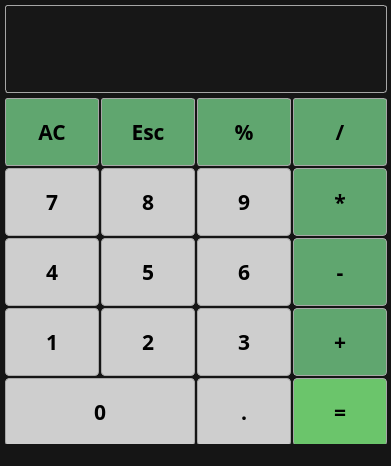
<?xml version="1.0" encoding="UTF-8"?>
<ui version="4.0">
 <class>window_calculator</class>
 <widget class="QMainWindow" name="window_calculator">
  <property name="geometry">
   <rect>
    <x>0</x>
    <y>0</y>
    <width>391</width>
    <height>466</height>
   </rect>
  </property>
  <property name="windowTitle">
   <string>Calculadora Python</string>
  </property>
  <property name="styleSheet">
   <string notr="true">background-color: rgb(21, 21, 21);</string>
  </property>
  <property name="tabShape">
   <enum>QTabWidget::Rounded</enum>
  </property>
  <widget class="QWidget" name="centralwidget">
   <widget class="QPushButton" name="button_four">
    <property name="geometry">
     <rect>
      <x>5</x>
      <y>238</y>
      <width>94</width>
      <height>68</height>
     </rect>
    </property>
    <property name="font">
     <font>
      <family>Miriam Libre</family>
      <pointsize>16</pointsize>
      <weight>75</weight>
      <bold>true</bold>
     </font>
    </property>
    <property name="styleSheet">
     <string notr="true">QPushButton {
background-color: rgb(206,206,206);
border-color: rgb(166, 166, 166);
border-width: 1px;
border-style:solid;
border-radius: 4;}

QPushButton:hover {
background-color: rgb(228, 228, 228)}</string>
    </property>
    <property name="text">
     <string>4</string>
    </property>
   </widget>
   <widget class="QPushButton" name="button_five">
    <property name="geometry">
     <rect>
      <x>101</x>
      <y>238</y>
      <width>94</width>
      <height>68</height>
     </rect>
    </property>
    <property name="font">
     <font>
      <family>Miriam Libre</family>
      <pointsize>16</pointsize>
      <weight>75</weight>
      <bold>true</bold>
     </font>
    </property>
    <property name="styleSheet">
     <string notr="true">QPushButton {
background-color: rgb(206,206,206);
border-color: rgb(166, 166, 166);
border-width: 1px;
border-style:solid;
border-radius: 4;}

QPushButton:hover {
background-color: rgb(228, 228, 228)}</string>
    </property>
    <property name="text">
     <string>5</string>
    </property>
   </widget>
   <widget class="QPushButton" name="button_three">
    <property name="geometry">
     <rect>
      <x>197</x>
      <y>308</y>
      <width>94</width>
      <height>68</height>
     </rect>
    </property>
    <property name="font">
     <font>
      <family>Miriam Libre</family>
      <pointsize>16</pointsize>
      <weight>75</weight>
      <bold>true</bold>
     </font>
    </property>
    <property name="styleSheet">
     <string notr="true">QPushButton {
background-color: rgb(206,206,206);
border-color: rgb(166, 166, 166);
border-width: 1px;
border-style:solid;
border-radius: 4;}

QPushButton:hover {
background-color: rgb(228, 228, 228)}</string>
    </property>
    <property name="text">
     <string>3</string>
    </property>
   </widget>
   <widget class="QPushButton" name="percentage_button">
    <property name="geometry">
     <rect>
      <x>197</x>
      <y>98</y>
      <width>94</width>
      <height>68</height>
     </rect>
    </property>
    <property name="font">
     <font>
      <family>Miriam Libre</family>
      <pointsize>16</pointsize>
      <weight>75</weight>
      <bold>true</bold>
     </font>
    </property>
    <property name="styleSheet">
     <string notr="true">QPushButton {
background-color: rgb(96, 166, 111);
border-color: rgb(166, 166, 166);
border-width: 1px;
border-style:solid;
border-radius: 3;}

QPushButton:hover {
background-color: rgb(96, 166, 111, 200)}
</string>
    </property>
    <property name="text">
     <string>%</string>
    </property>
   </widget>
   <widget class="QPushButton" name="button_one">
    <property name="geometry">
     <rect>
      <x>5</x>
      <y>308</y>
      <width>94</width>
      <height>68</height>
     </rect>
    </property>
    <property name="font">
     <font>
      <family>Miriam Libre</family>
      <pointsize>16</pointsize>
      <weight>75</weight>
      <bold>true</bold>
     </font>
    </property>
    <property name="styleSheet">
     <string notr="true">QPushButton {
background-color: rgb(206,206,206);
border-color: rgb(166, 166, 166);
border-width: 1px;
border-style:solid;
border-radius: 4;}

QPushButton:hover {
background-color: rgb(228, 228, 228)}</string>
    </property>
    <property name="text">
     <string>1</string>
    </property>
   </widget>
   <widget class="QPushButton" name="button_seven">
    <property name="geometry">
     <rect>
      <x>5</x>
      <y>168</y>
      <width>94</width>
      <height>68</height>
     </rect>
    </property>
    <property name="font">
     <font>
      <family>Miriam Libre</family>
      <pointsize>16</pointsize>
      <weight>75</weight>
      <bold>true</bold>
     </font>
    </property>
    <property name="styleSheet">
     <string notr="true">QPushButton {
background-color: rgb(206,206,206);
border-color: rgb(166, 166, 166);
border-width: 1px;
border-style:solid;
border-radius: 4;}

QPushButton:hover {
background-color: rgb(228, 228, 228)}</string>
    </property>
    <property name="text">
     <string>7</string>
    </property>
   </widget>
   <widget class="QPushButton" name="button_nine">
    <property name="geometry">
     <rect>
      <x>197</x>
      <y>168</y>
      <width>94</width>
      <height>68</height>
     </rect>
    </property>
    <property name="font">
     <font>
      <family>Miriam Libre</family>
      <pointsize>16</pointsize>
      <weight>75</weight>
      <bold>true</bold>
     </font>
    </property>
    <property name="styleSheet">
     <string notr="true">QPushButton {
background-color: rgb(206,206,206);
border-color: rgb(166, 166, 166);
border-width: 1px;
border-style:solid;
border-radius: 4;}

QPushButton:hover {
background-color: rgb(228, 228, 228)}</string>
    </property>
    <property name="text">
     <string>9</string>
    </property>
   </widget>
   <widget class="QPushButton" name="esc_button">
    <property name="geometry">
     <rect>
      <x>101</x>
      <y>98</y>
      <width>94</width>
      <height>68</height>
     </rect>
    </property>
    <property name="font">
     <font>
      <family>Miriam Libre</family>
      <pointsize>16</pointsize>
      <weight>75</weight>
      <bold>true</bold>
     </font>
    </property>
    <property name="styleSheet">
     <string notr="true">QPushButton {
background-color: rgb(96, 166, 111);
border-color: rgb(166, 166, 166);
border-width: 1px;
border-style:solid;
border-radius: 3;}

QPushButton:hover {
background-color: rgb(96, 166, 111, 200)}
</string>
    </property>
    <property name="text">
     <string>Esc</string>
    </property>
   </widget>
   <widget class="QPushButton" name="zero_button">
    <property name="geometry">
     <rect>
      <x>5</x>
      <y>378</y>
      <width>190</width>
      <height>68</height>
     </rect>
    </property>
    <property name="font">
     <font>
      <family>Miriam Libre</family>
      <pointsize>16</pointsize>
      <weight>75</weight>
      <bold>true</bold>
     </font>
    </property>
    <property name="styleSheet">
     <string notr="true">QPushButton {
background-color: rgb(206,206,206);
border-color: rgb(166, 166, 166);
border-width: 1px;
border-style:solid;
border-radius: 4;}

QPushButton:hover {
background-color: rgb(228, 228, 228)}</string>
    </property>
    <property name="text">
     <string>0</string>
    </property>
   </widget>
   <widget class="QPushButton" name="button_six">
    <property name="geometry">
     <rect>
      <x>197</x>
      <y>238</y>
      <width>94</width>
      <height>68</height>
     </rect>
    </property>
    <property name="font">
     <font>
      <family>Miriam Libre</family>
      <pointsize>16</pointsize>
      <weight>75</weight>
      <bold>true</bold>
     </font>
    </property>
    <property name="styleSheet">
     <string notr="true">QPushButton {
background-color: rgb(206,206,206);
border-color: rgb(166, 166, 166);
border-width: 1px;
border-style:solid;
border-radius: 4;}

QPushButton:hover {
background-color: rgb(228, 228, 228)}</string>
    </property>
    <property name="text">
     <string>6</string>
    </property>
   </widget>
   <widget class="QPushButton" name="button_eight">
    <property name="geometry">
     <rect>
      <x>101</x>
      <y>168</y>
      <width>94</width>
      <height>68</height>
     </rect>
    </property>
    <property name="font">
     <font>
      <family>Miriam Libre</family>
      <pointsize>16</pointsize>
      <weight>75</weight>
      <bold>true</bold>
     </font>
    </property>
    <property name="styleSheet">
     <string notr="true">QPushButton {
background-color: rgb(206,206,206);
border-color: rgb(166, 166, 166);
border-width: 1px;
border-style:solid;
border-radius: 4;}

QPushButton:hover {
background-color: rgb(228, 228, 228)}</string>
    </property>
    <property name="text">
     <string>8</string>
    </property>
   </widget>
   <widget class="QPushButton" name="button_two">
    <property name="geometry">
     <rect>
      <x>101</x>
      <y>308</y>
      <width>94</width>
      <height>68</height>
     </rect>
    </property>
    <property name="font">
     <font>
      <family>Miriam Libre</family>
      <pointsize>16</pointsize>
      <weight>75</weight>
      <bold>true</bold>
     </font>
    </property>
    <property name="styleSheet">
     <string notr="true">QPushButton {
background-color: rgb(206,206,206);
border-color: rgb(166, 166, 166);
border-width: 1px;
border-style:solid;
border-radius: 4;}

QPushButton:hover {
background-color: rgb(228, 228, 228)}</string>
    </property>
    <property name="text">
     <string>2</string>
    </property>
   </widget>
   <widget class="QPushButton" name="division_button">
    <property name="geometry">
     <rect>
      <x>293</x>
      <y>98</y>
      <width>94</width>
      <height>68</height>
     </rect>
    </property>
    <property name="font">
     <font>
      <family>Miriam Libre</family>
      <pointsize>16</pointsize>
      <weight>75</weight>
      <bold>true</bold>
     </font>
    </property>
    <property name="styleSheet">
     <string notr="true">QPushButton {
background-color: rgb(96, 166, 111);
border-color: rgb(166, 166, 166);
border-width: 1px;
border-style:solid;
border-radius: 3;}

QPushButton:hover {
background-color: rgb(96, 166, 111, 200)}
</string>
    </property>
    <property name="text">
     <string>/</string>
    </property>
   </widget>
   <widget class="QPushButton" name="multiplication_button">
    <property name="geometry">
     <rect>
      <x>293</x>
      <y>168</y>
      <width>94</width>
      <height>68</height>
     </rect>
    </property>
    <property name="font">
     <font>
      <family>Miriam Libre</family>
      <pointsize>16</pointsize>
      <weight>75</weight>
      <bold>true</bold>
     </font>
    </property>
    <property name="styleSheet">
     <string notr="true">QPushButton {
background-color: rgb(96, 166, 111);
border-color: rgb(166, 166, 166);
border-width: 1px;
border-style:solid;
border-radius: 4;}

QPushButton:hover {
background-color: rgb(96, 166, 111, 200)}</string>
    </property>
    <property name="text">
     <string>*</string>
    </property>
   </widget>
   <widget class="QPushButton" name="subtraction_button">
    <property name="geometry">
     <rect>
      <x>293</x>
      <y>238</y>
      <width>94</width>
      <height>68</height>
     </rect>
    </property>
    <property name="font">
     <font>
      <family>Miriam Libre</family>
      <pointsize>16</pointsize>
      <weight>75</weight>
      <bold>true</bold>
     </font>
    </property>
    <property name="styleSheet">
     <string notr="true">QPushButton {
background-color: rgb(96, 166, 111);
border-color: rgb(166, 166, 166);
border-width: 1px;
border-style:solid;
border-radius: 4;}

QPushButton:hover {
background-color: rgb(96, 166, 111, 200)}</string>
    </property>
    <property name="text">
     <string>-</string>
    </property>
   </widget>
   <widget class="QPushButton" name="addition_button">
    <property name="geometry">
     <rect>
      <x>293</x>
      <y>308</y>
      <width>94</width>
      <height>68</height>
     </rect>
    </property>
    <property name="font">
     <font>
      <family>Miriam Libre</family>
      <pointsize>16</pointsize>
      <weight>75</weight>
      <bold>true</bold>
     </font>
    </property>
    <property name="styleSheet">
     <string notr="true">QPushButton {
background-color: rgb(96, 166, 111);
border-color: rgb(166, 166, 166);
border-width: 1px;
border-style:solid;
border-radius: 4;}

QPushButton:hover {
background-color: rgb(96, 166, 111, 200)}</string>
    </property>
    <property name="text">
     <string>+</string>
    </property>
   </widget>
   <widget class="QLabel" name="display">
    <property name="geometry">
     <rect>
      <x>5</x>
      <y>5</y>
      <width>382</width>
      <height>88</height>
     </rect>
    </property>
    <property name="font">
     <font>
      <family>Century Gothic</family>
      <pointsize>24</pointsize>
      <weight>50</weight>
      <bold>false</bold>
     </font>
    </property>
    <property name="toolTip">
     <string/>
    </property>
    <property name="styleSheet">
     <string notr="true">color: rgb(206, 206, 206);
background-color: rgb(23, 23, 23);
border-color: rgb(166, 166, 166);
border-width: 1px;
border-style:solid;
border-radius: 3;</string>
    </property>
    <property name="text">
     <string/>
    </property>
    <property name="margin">
     <number>10</number>
    </property>
   </widget>
   <widget class="QPushButton" name="ac_button">
    <property name="geometry">
     <rect>
      <x>5</x>
      <y>98</y>
      <width>94</width>
      <height>68</height>
     </rect>
    </property>
    <property name="font">
     <font>
      <family>Miriam Libre</family>
      <pointsize>16</pointsize>
      <weight>75</weight>
      <bold>true</bold>
     </font>
    </property>
    <property name="styleSheet">
     <string notr="true">QPushButton {
background-color: rgb(96, 166, 111);
border-color: rgb(166, 166, 166);
border-width: 1px;
border-style:solid;
border-radius: 3;}

QPushButton:hover {
background-color: rgb(96, 166, 111, 200)}
</string>
    </property>
    <property name="text">
     <string>AC</string>
    </property>
   </widget>
   <widget class="QPushButton" name="point_button">
    <property name="geometry">
     <rect>
      <x>197</x>
      <y>378</y>
      <width>94</width>
      <height>68</height>
     </rect>
    </property>
    <property name="font">
     <font>
      <family>Miriam Libre</family>
      <pointsize>16</pointsize>
      <weight>75</weight>
      <bold>true</bold>
     </font>
    </property>
    <property name="styleSheet">
     <string notr="true">QPushButton {
background-color: rgb(206,206,206);
border-color: rgb(166, 166, 166);
border-width: 1px;
border-style:solid;
border-radius: 4;}

QPushButton:hover {
background-color: rgb(228, 228, 228)}</string>
    </property>
    <property name="text">
     <string>.</string>
    </property>
   </widget>
   <widget class="QPushButton" name="equal_button">
    <property name="geometry">
     <rect>
      <x>293</x>
      <y>378</y>
      <width>94</width>
      <height>68</height>
     </rect>
    </property>
    <property name="font">
     <font>
      <family>Miriam Libre</family>
      <pointsize>16</pointsize>
      <weight>75</weight>
      <bold>true</bold>
     </font>
    </property>
    <property name="styleSheet">
     <string notr="true">QPushButton {
background-color: rgb(107, 197, 107);
border-color: rgb(166, 166, 166);
border-width: 1px;
border-style: solid;
border-radius: 4;}

QPushButton:hover {
background-color: rgba(107, 197, 107, 200);}</string>
    </property>
    <property name="text">
     <string>=</string>
    </property>
   </widget>
  </widget>
  <widget class="QMenuBar" name="menubar">
   <property name="geometry">
    <rect>
     <x>0</x>
     <y>0</y>
     <width>391</width>
     <height>21</height>
    </rect>
   </property>
  </widget>
  <widget class="QStatusBar" name="statusbar"/>
 </widget>
 <resources/>
 <connections/>
</ui>
